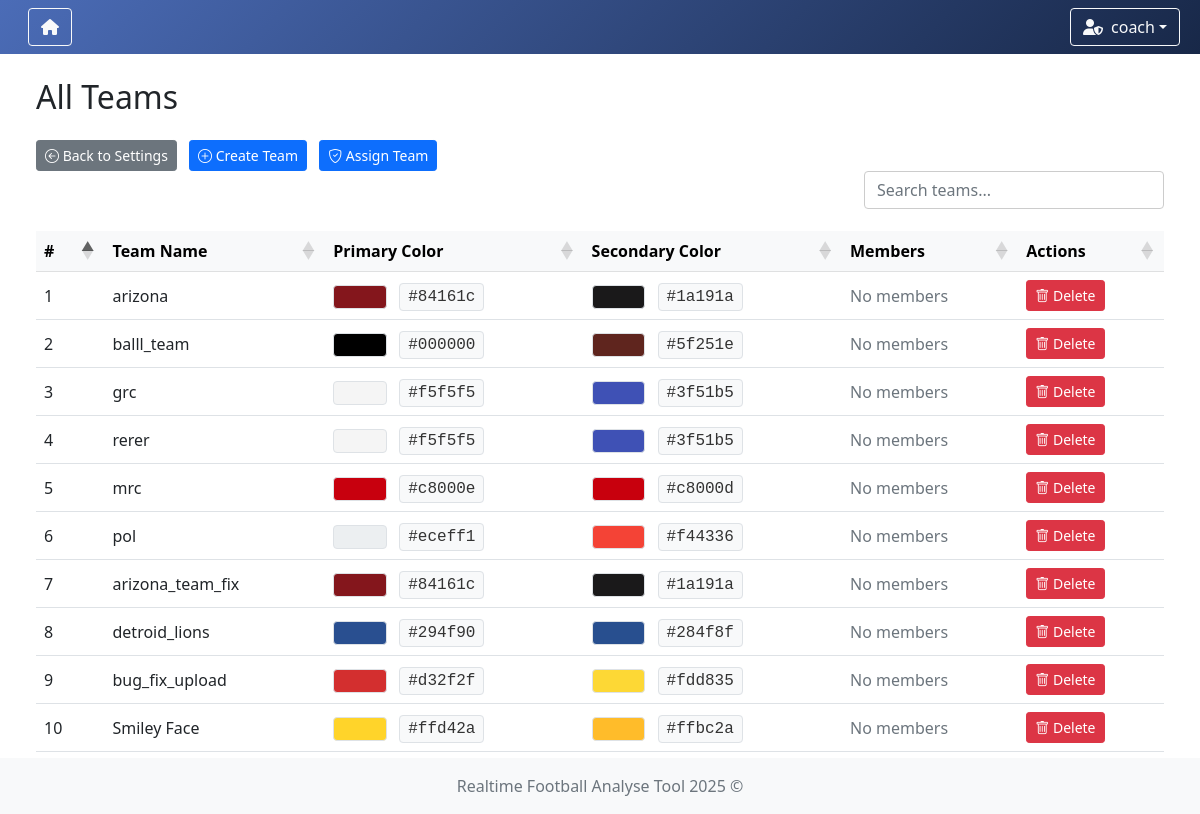
Before: /team/list (signed in) with the older database file.
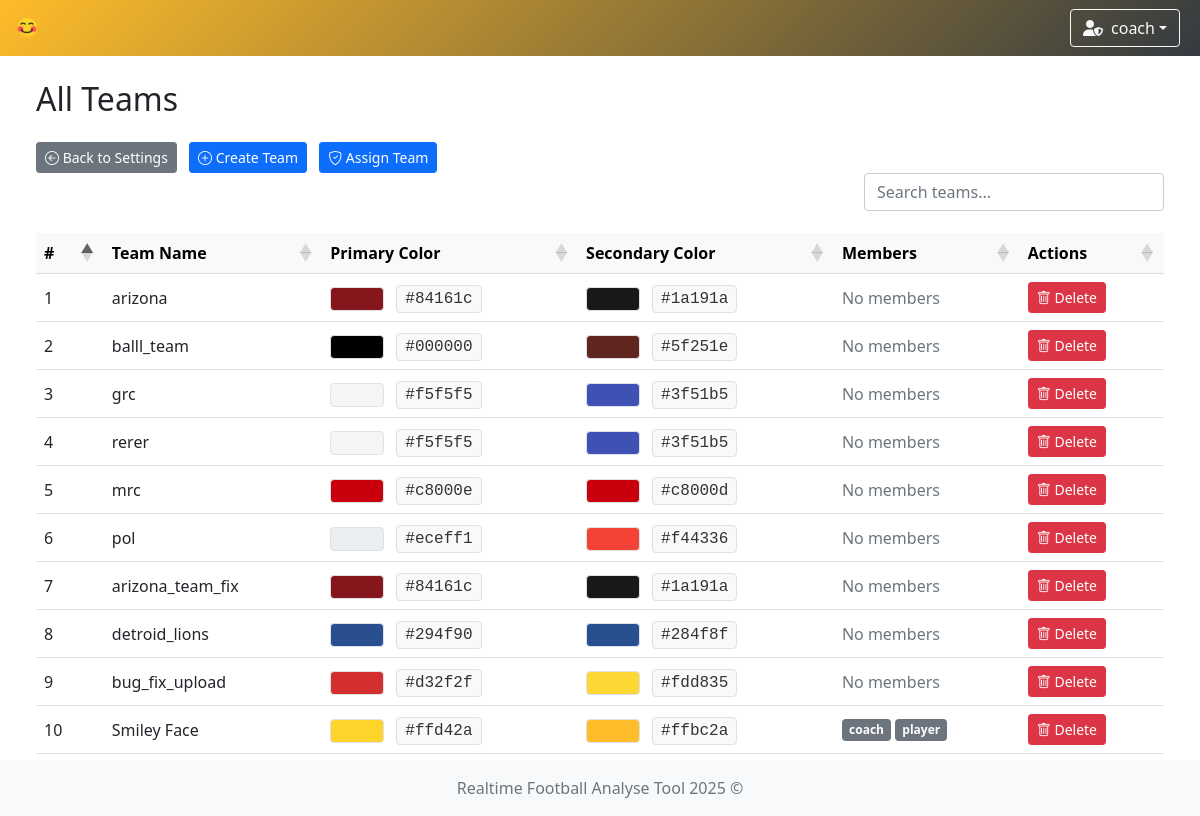
After: the same page with the newer database file.
### app/models/user.py (models this page shows)
class UserModel(db.Model, UserMixin):
    __tablename__ = 'user'
    id = db.Column(db.Integer, primary_key=True)
    username = db.Column(db.String(80), unique=True, nullable=False)
    password = db.Column(db.String(120), nullable=False)
    role = db.Column(db.String(10), nullable=False, default='user')
    team_id = db.Column(db.Integer, db.ForeignKey('teams.id'))
    team = db.relationship('TeamModel', backref='users')

### app/models/team.py (models this page shows)
class TeamModel(db.Model):
    __tablename__ = 'teams'
    id = db.Column(db.Integer, primary_key=True)
    name = db.Column(db.String(100), nullable=False, unique=True)  # prevent duplicate team names
    icon = db.Column(db.String(300), nullable=False)  # longer path for future-proofing
    primary_color = db.Column(db.String(20), nullable=False)
    secondary_color = db.Column(db.String(20), nullable=False)

### app/controllers/team.py (the view)
@team_bp.route('/list')
def list_all_teams():
    teams = TeamModel.query.all()
    team_ids = [team.id for team in teams]
    if not team_ids:
        return render_template('team/show_teams.html', teams=[], team_members={})
    users = UserModel.query.filter(UserModel.team_id.in_(team_ids)).all()
    team_members = {}
    for user in users:
        team_members.setdefault(user.team_id, []).append(user)
    return render_template(
        'team/show_teams.html',
        teams=teams,
        team_members=team_members
    )

### app/controllers/user.py (called while the page is built)
    @staticmethod
    def load_user(user_id):
        return UserModel.query.get(int(user_id))

### run.py (called while the page is built)
    def _inject_context(self) -> None:
        @self.app.context_processor
        def inject_teams() -> dict:
            try:
                teams = TeamModel.query.all()
                return dict(teams=teams)
            except Exception as e:
                print(f"[!] Error injecting teams: {str(e)} ({type(e).__name__})")
                return dict(teams=[])

### app/templates/team/show_teams.html (shortened to what this page needs)
{% extends "system/base.html" %}
{% block content %}
<div class="container-fluid">
    <div class="row mb-4">
        <div class="col d-flex justify-content-between align-items-center">
            <h2 class="mb-0">All Teams</h2>
        </div>
    </div>
    <div>
        <a href="{{ url_for('settings') }}" class="btn btn-sm btn-secondary">
            <i class="bi bi-arrow-left-circle"></i> Back to Settings
        </a>
        {% if current_user.role == 'admin' %}
            <a href="{{ url_for('team.create_team') }}" class="btn btn-sm btn-primary">
                <i class="bi bi-plus-circle"></i> Create Team
            </a>
            <a href="{{ url_for('assign_team.assign_team') }}" class="btn btn-sm btn-primary">
                <i class="bi bi-shield-check"></i> Assign Team
            </a>
        {% endif %}
    </div>
    <div class="row mb-3">
        <div class="col d-flex justify-content-end">
            <input type="text" id="customSearch" class="form-control custom-search" placeholder="Search teams...">
        </div>
    </div>
    <div class="table-responsive">
        <table id="teamTable" class="table table-hover align-middle mb-0">
            <thead class="table-light">
            <tr>
                <th>#</th>
                <th>Team Name</th>
                <th>Primary Color</th>
                <th>Secondary Color</th>
                <th>Members</th>
                {% if current_user.role == 'admin' %}
                    <th>Actions</th>
                {% endif %}
            </tr>
            </thead>
            <tbody>
            {% if teams and teams|length > 0 %}
                {% for team in teams %}
                    <tr>
                        <td>{{ loop.index }}</td>
                        <td>{{ team.name }}</td>
                        <td>
                            {% set color = team.primary_color|lower %}
                            {% set badge_text_color = '#000' if color.startswith('#fff') or color == '' or color is none else '#fff' %}
                            <span class="badge border" style="background-color: {{ team.primary_color }}; color: {{ badge_text_color }};">
                            </span>
                            <span class="ms-2 px-2 py-1 border rounded" style="background-color: #f8f9fa; color: #333; font-family: monospace;">
                                {{ team.primary_color }}
                            </span>
                        </td>
                        <td>
                            {% set sec = team.secondary_color|lower %}
                            {% set sec_text = '#000' if sec.startswith('#fff') or sec == '' or sec is none else '#fff' %}
                            <span class="badge border" style="background-color: {{ team.secondary_color }}; color: {{ sec_text }};">
                            </span>
                            <span class="ms-2 px-2 py-1 border rounded" style="background-color: #f8f9fa; color: #333; font-family: monospace;">
                                {{ team.secondary_color }}
                            </span>
                        </td>
                        <td>
                            {% set members = team_members.get(team.id, []) %}
                            {% if members %}
                                <div class="d-flex flex-wrap gap-1">
                                    {% for user in members %}
                                        <span class="badge bg-secondary">{{ user.username }}</span>
                                    {% endfor %}
                                </div>
                            {% else %}
                                <span class="text-muted">No members</span>
                            {% endif %}
                        </td>
                        {% if current_user.role == 'admin' %}
                            <td>
                                <button type="button" class="btn btn-danger btn-sm"
                                        data-bs-toggle="modal"
                                        data-bs-target="#deleteModal"
                                        data-team-id="{{ team.id }}"
                                        data-team-name="{{ team.name }}">
                                    <i class="bi bi-trash"></i> Delete
                                </button>
                            </td>
                        {% endif %}
                    </tr>
                {% endfor %}
            {% endif %}
            </tbody>
        </table>
    </div>
</div>
{% endblock %}

### app/templates/system/base.html (shortened to what this page needs)
<!DOCTYPE html>
<html lang="en">
<head>
    <link href="https://cdn.jsdelivr.net/npm/bootstrap@5.1.3/dist/css/bootstrap.min.css" rel="stylesheet"/>
    <link rel="stylesheet" href="https://cdn.jsdelivr.net/npm/bootstrap-icons@1.11.3/font/bootstrap-icons.css"/>
    <link rel="stylesheet" href="https://cdnjs.cloudflare.com/ajax/libs/font-awesome/6.5.0/css/all.min.css"/>
    <link rel="stylesheet" href="https://cdn.datatables.net/1.13.6/css/dataTables.bootstrap5.min.css"/>
    <link rel="stylesheet" href="{{ url_for('static', filename='styles.css') }}"/>
</head>
<body class="{% block body_class %}{% endblock %}">
{% if current_user.is_authenticated %}
    <nav class="navbar navbar-expand-lg navbar-dark"
         style="
         {% if session.team_id %}
             {% for team in teams %}
                 {% if team.id == session.team_id %}
                     background: linear-gradient(135deg, {{ team.secondary_color }}, #343a40);
                 {% endif %}
             {% endfor %}
         {% else %}
             background: linear-gradient(135deg, #4b6cb7, #182848);
         {% endif %}
         ">
        <div class="container-fluid position-relative">
            <a class="navbar-brand d-flex align-items-center" href="{{ url_for('index') }}">
                {% if session.team_id %}
                    {% for team in teams %}
                        {% if team.id == session.team_id %}
                            <img class="team-logo" src="{{ team.icon }}" alt="{{ team.name }} logo"
                                 style="height:30px; margin-right:8px;"/>
                        {% endif %}
                    {% endfor %}
                {% else %}
                    <a href="{{ url_for('game_options') }}" class="btn btn-outline-light me-2" title="Home">
                        <i class="fas fa-home"></i>
                    </a>
                {% endif %}
            </a>
            <div class="ms-auto d-flex align-items-center">
                <div class="dropdown me-2">
                    <button class="btn btn-outline-light dropdown-toggle d-flex align-items-center" type="button"
                            id="userDropdown" data-bs-toggle="dropdown" aria-expanded="false">
                        {% if current_user.role == 'admin' %}
                            <i class="fas fa-user-shield me-2"></i>
                        {% else %}
                            <i class="fas fa-user me-2"></i>
                        {% endif %}
                        {{ current_user.username }}
                    </button>
                </div>
            </div>
        </div>
    </nav>
{% endif %}
<div class="content-wrapper">
    <div class="container-fluid mt-4 px-4">
        <div id="toast-container" class="toast-container position-fixed bottom-0 end-0 p-3" style="z-index: 1100;">
        </div>
        {% block content %}{% endblock %}
    </div>
</div>
<footer class="footer mt-auto py-3 bg-light">
    <div class="container text-center">
        <span class="text-muted">Realtime Football Analyse Tool 2025 ©</span>
    </div>
</footer>
</body>
</html>

### app/static/styles.css (style rules this page uses)
.navbar { transition: background-color 0.5s ease; }
.team-logo { animation: fadeIn 0.5s ease, pulse 1s ease-in-out; }
html, body { height: 100%; margin: 0; padding: 0; }
body { display: flex; flex-direction: column; min-height: 100vh; }
.content-wrapper { flex: 1 0 auto; }
.footer { flex-shrink: 0; background-color: #f8f9fa; padding: 1rem 0; margin-top: auto; }
.table-responsive { margin-top: 0 !important; overflow-x: auto; }
.btn + .btn { margin-left: 0.5rem; }
.table-responsive { overflow-x: auto; }
.table th, .table td { white-space: nowrap; padding: 0.5rem; }
.table thead th { background-color: #f8f9fa; font-weight: bold; }

### app/templates/team/show_teams.html (style rules this page uses)
.table-responsive { overflow-x: auto; }
.table th, .table td { white-space: nowrap; padding: 0.5rem; }
.custom-search { max-width: 300px; background-color: transparent; border: 1px solid #ccc; transition: border-color 0.3s ease; }
.badge { font-size: 0.75rem; padding: 0.4em 0.6em; }

Changed rows visible on the page:
changed TeamModel "Smiley Face": gains UserModel (username "player"); gains UserModel (username "coach"); no longer shows "No members"
